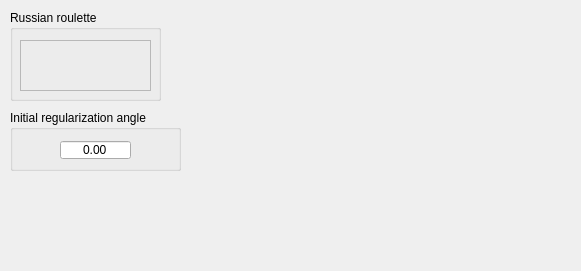
<?xml version="1.0" encoding="UTF-8"?>
<ui version="4.0">
 <class>RegularizedPathTracingWidget</class>
 <widget class="QWidget" name="RegularizedPathTracingWidget">
  <property name="geometry">
   <rect>
    <x>0</x>
    <y>0</y>
    <width>581</width>
    <height>271</height>
   </rect>
  </property>
  <property name="windowTitle">
   <string>Form</string>
  </property>
  <widget class="QGroupBox" name="russian_roulette_box">
   <property name="geometry">
    <rect>
     <x>10</x>
     <y>10</y>
     <width>151</width>
     <height>91</height>
    </rect>
   </property>
   <property name="title">
    <string>Russian roulette</string>
   </property>
   <widget class="QFrame" name="russian_roulette_frame">
    <property name="geometry">
     <rect>
      <x>10</x>
      <y>30</y>
      <width>131</width>
      <height>51</height>
     </rect>
    </property>
    <property name="frameShape">
     <enum>QFrame::StyledPanel</enum>
    </property>
    <property name="frameShadow">
     <enum>QFrame::Raised</enum>
    </property>
   </widget>
  </widget>
  <widget class="QGroupBox" name="regularization_angle_box">
   <property name="geometry">
    <rect>
     <x>10</x>
     <y>110</y>
     <width>171</width>
     <height>61</height>
    </rect>
   </property>
   <property name="title">
    <string>Initial regularization angle</string>
   </property>
   <widget class="QDoubleSpinBox" name="regularization_angle_spinbox">
    <property name="geometry">
     <rect>
      <x>50</x>
      <y>30</y>
      <width>71</width>
      <height>20</height>
     </rect>
    </property>
    <property name="alignment">
     <set>Qt::AlignCenter</set>
    </property>
    <property name="buttonSymbols">
     <enum>QAbstractSpinBox::NoButtons</enum>
    </property>
    <property name="keyboardTracking">
     <bool>false</bool>
    </property>
   </widget>
  </widget>
 </widget>
 <resources/>
 <connections/>
</ui>
